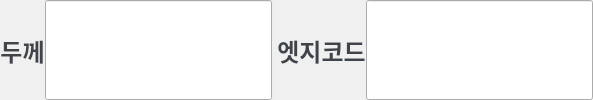
                       <widget class="QFrame" name="plc_cnc_data_frame2">
                        <property name="minimumSize">
                         <size>
                          <width>0</width>
                          <height>50</height>
                         </size>
                        </property>
                        <property name="frameShape">
                         <enum>QFrame::NoFrame</enum>
                        </property>
                        <property name="frameShadow">
                         <enum>QFrame::Raised</enum>
                        </property>
                        <layout class="QHBoxLayout" name="horizontalLayout_40">
                         <property name="spacing">
                          <number>5</number>
                         </property>
                         <property name="leftMargin">
                          <number>0</number>
                         </property>
                         <property name="topMargin">
                          <number>0</number>
                         </property>
                         <property name="rightMargin">
                          <number>0</number>
                         </property>
                         <property name="bottomMargin">
                          <number>0</number>
                         </property>
                         <item>
                          <widget class="QFrame" name="plc_tikx_frame">
                           <property name="frameShape">
                            <enum>QFrame::NoFrame</enum>
                           </property>
                           <property name="frameShadow">
                            <enum>QFrame::Raised</enum>
                           </property>
                           <layout class="QHBoxLayout" name="horizontalLayout_47">
                            <property name="spacing">
                             <number>0</number>
                            </property>
                            <property name="leftMargin">
                             <number>0</number>
                            </property>
                            <property name="topMargin">
                             <number>0</number>
                            </property>
                            <property name="rightMargin">
                             <number>0</number>
                            </property>
                            <property name="bottomMargin">
                             <number>0</number>
                            </property>
                            <item>
                             <widget class="QLabel" name="plc_tikx_label">
                              <property name="maximumSize">
                               <size>
                                <width>121</width>
                                <height>16777215</height>
                               </size>
                              </property>
                              <property name="font">
                               <font>
                                <family>맑은 고딕</family>
                                <pointsize>18</pointsize>
                                <weight>75</weight>
                                <italic>false</italic>
                                <bold>true</bold>
                               </font>
                              </property>
                              <property name="styleSheet">
                               <string notr="true">
color: #3F444A;
background: #F0F0F0;</string>
                              </property>
                              <property name="text">
                               <string>두께</string>
                              </property>
                              <property name="alignment">
                               <set>Qt::AlignCenter</set>
                              </property>
                             </widget>
                            </item>
                            <item>
                             <widget class="QLineEdit" name="plc_tikx_input">
                              <property name="sizePolicy">
                               <sizepolicy hsizetype="Preferred" vsizetype="Preferred">
                                <horstretch>0</horstretch>
                                <verstretch>0</verstretch>
                               </sizepolicy>
                              </property>
                              <property name="minimumSize">
                               <size>
                                <width>0</width>
                                <height>0</height>
                               </size>
                              </property>
                              <property name="font">
                               <font>
                                <family>맑은 고딕</family>
                                <pointsize>18</pointsize>
                               </font>
                              </property>
                              <property name="text">
                               <string/>
                              </property>
                             </widget>
                            </item>
                           </layout>
                          </widget>
                         </item>
                         <item>
                          <widget class="QFrame" name="plc_edgeC_frame">
                           <property name="frameShape">
                            <enum>QFrame::NoFrame</enum>
                           </property>
                           <property name="frameShadow">
                            <enum>QFrame::Raised</enum>
                           </property>
                           <layout class="QHBoxLayout" name="horizontalLayout_48">
                            <property name="spacing">
                             <number>0</number>
                            </property>
                            <property name="leftMargin">
                             <number>0</number>
                            </property>
                            <property name="topMargin">
                             <number>0</number>
                            </property>
                            <property name="rightMargin">
                             <number>0</number>
                            </property>
                            <property name="bottomMargin">
                             <number>0</number>
                            </property>
                            <item>
                             <widget class="QLabel" name="plc_edgeC_label">
                              <property name="maximumSize">
                               <size>
                                <width>121</width>
                                <height>16777215</height>
                               </size>
                              </property>
                              <property name="font">
                               <font>
                                <family>맑은 고딕</family>
                                <pointsize>18</pointsize>
                                <weight>75</weight>
                                <italic>false</italic>
                                <bold>true</bold>
                               </font>
                              </property>
                              <property name="styleSheet">
                               <string notr="true">
color: #3F444A;
background: #F0F0F0;</string>
                              </property>
                              <property name="text">
                               <string>엣지코드</string>
                              </property>
                              <property name="alignment">
                               <set>Qt::AlignCenter</set>
                              </property>
                             </widget>
                            </item>
                            <item>
                             <widget class="QLineEdit" name="plc_edgeC_input">
                              <property name="sizePolicy">
                               <sizepolicy hsizetype="Preferred" vsizetype="Preferred">
                                <horstretch>0</horstretch>
                                <verstretch>0</verstretch>
                               </sizepolicy>
                              </property>
                              <property name="minimumSize">
                               <size>
                                <width>0</width>
                                <height>0</height>
                               </size>
                              </property>
                              <property name="font">
                               <font>
                                <family>맑은 고딕</family>
                                <pointsize>18</pointsize>
                               </font>
                              </property>
                              <property name="text">
                               <string/>
                              </property>
                             </widget>
                            </item>
                           </layout>
                          </widget>
                         </item>
                        </layout>
                       </widget>
